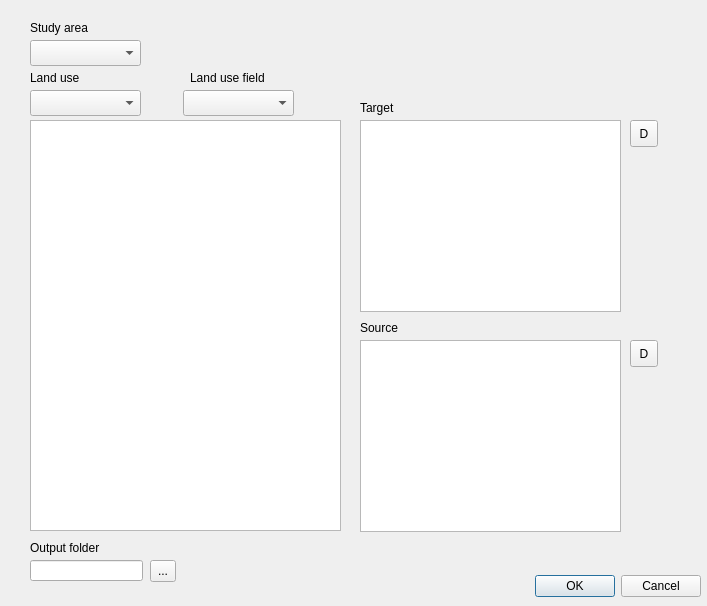
<?xml version="1.0" encoding="UTF-8"?>
<ui version="4.0">
 <class>MappingEcosystemServicesDialogBase</class>
 <widget class="QDialog" name="MappingEcosystemServicesDialogBase">
  <property name="geometry">
   <rect>
    <x>0</x>
    <y>0</y>
    <width>707</width>
    <height>606</height>
   </rect>
  </property>
  <property name="windowTitle">
   <string>Mapping Ecosystem Services</string>
  </property>
  <widget class="QDialogButtonBox" name="button_box">
   <property name="geometry">
    <rect>
     <x>360</x>
     <y>570</y>
     <width>341</width>
     <height>32</height>
    </rect>
   </property>
   <property name="orientation">
    <enum>Qt::Horizontal</enum>
   </property>
   <property name="standardButtons">
    <set>QDialogButtonBox::Cancel|QDialogButtonBox::Ok</set>
   </property>
  </widget>
  <widget class="QTableWidget" name="source">
   <property name="geometry">
    <rect>
     <x>360</x>
     <y>340</y>
     <width>261</width>
     <height>192</height>
    </rect>
   </property>
   <property name="dragEnabled">
    <bool>true</bool>
   </property>
   <property name="dragDropMode">
    <enum>QAbstractItemView::DropOnly</enum>
   </property>
   <property name="defaultDropAction">
    <enum>Qt::CopyAction</enum>
   </property>
   <property name="selectionBehavior">
    <enum>QAbstractItemView::SelectRows</enum>
   </property>
   <attribute name="horizontalHeaderVisible">
    <bool>true</bool>
   </attribute>
   <attribute name="verticalHeaderVisible">
    <bool>false</bool>
   </attribute>
  </widget>
  <widget class="QTableWidget" name="target">
   <property name="geometry">
    <rect>
     <x>360</x>
     <y>120</y>
     <width>261</width>
     <height>192</height>
    </rect>
   </property>
   <property name="dragEnabled">
    <bool>true</bool>
   </property>
   <property name="dragDropMode">
    <enum>QAbstractItemView::DropOnly</enum>
   </property>
   <property name="defaultDropAction">
    <enum>Qt::CopyAction</enum>
   </property>
   <property name="selectionBehavior">
    <enum>QAbstractItemView::SelectRows</enum>
   </property>
   <property name="showGrid">
    <bool>false</bool>
   </property>
   <attribute name="horizontalHeaderVisible">
    <bool>false</bool>
   </attribute>
   <attribute name="horizontalHeaderDefaultSectionSize">
    <number>261</number>
   </attribute>
   <attribute name="horizontalHeaderHighlightSections">
    <bool>false</bool>
   </attribute>
   <attribute name="verticalHeaderVisible">
    <bool>false</bool>
   </attribute>
   <attribute name="verticalHeaderHighlightSections">
    <bool>false</bool>
   </attribute>
  </widget>
  <widget class="QListWidget" name="origin">
   <property name="geometry">
    <rect>
     <x>30</x>
     <y>120</y>
     <width>311</width>
     <height>411</height>
    </rect>
   </property>
   <property name="dragEnabled">
    <bool>true</bool>
   </property>
   <property name="dragDropOverwriteMode">
    <bool>true</bool>
   </property>
   <property name="dragDropMode">
    <enum>QAbstractItemView::DragOnly</enum>
   </property>
   <property name="selectionMode">
    <enum>QAbstractItemView::ExtendedSelection</enum>
   </property>
  </widget>
  <widget class="QLabel" name="landUseInputLabel">
   <property name="geometry">
    <rect>
     <x>30</x>
     <y>70</y>
     <width>121</width>
     <height>16</height>
    </rect>
   </property>
   <property name="text">
    <string>Land use</string>
   </property>
  </widget>
  <widget class="QLabel" name="studyAreaInputLabel">
   <property name="geometry">
    <rect>
     <x>30</x>
     <y>20</y>
     <width>121</width>
     <height>16</height>
    </rect>
   </property>
   <property name="text">
    <string>Study area</string>
   </property>
  </widget>
  <widget class="QToolButton" name="toolButton_3">
   <property name="geometry">
    <rect>
     <x>150</x>
     <y>560</y>
     <width>26</width>
     <height>22</height>
    </rect>
   </property>
   <property name="text">
    <string>...</string>
   </property>
  </widget>
  <widget class="QLineEdit" name="outputFolder">
   <property name="geometry">
    <rect>
     <x>30</x>
     <y>560</y>
     <width>113</width>
     <height>21</height>
    </rect>
   </property>
   <property name="text">
    <string/>
   </property>
  </widget>
  <widget class="QLabel" name="outputFolderInputLabel">
   <property name="geometry">
    <rect>
     <x>30</x>
     <y>540</y>
     <width>121</width>
     <height>16</height>
    </rect>
   </property>
   <property name="text">
    <string>Output folder</string>
   </property>
  </widget>
  <widget class="QLabel" name="targetLabel">
   <property name="geometry">
    <rect>
     <x>360</x>
     <y>100</y>
     <width>121</width>
     <height>16</height>
    </rect>
   </property>
   <property name="text">
    <string>Target</string>
   </property>
  </widget>
  <widget class="QLabel" name="sourceLabel">
   <property name="geometry">
    <rect>
     <x>360</x>
     <y>320</y>
     <width>121</width>
     <height>16</height>
    </rect>
   </property>
   <property name="text">
    <string>Source</string>
   </property>
  </widget>
  <widget class="QLabel" name="landUseFieldLabel">
   <property name="geometry">
    <rect>
     <x>190</x>
     <y>70</y>
     <width>121</width>
     <height>16</height>
    </rect>
   </property>
   <property name="text">
    <string>Land use field</string>
   </property>
  </widget>
  <widget class="QToolButton" name="targetDeleteButton">
   <property name="geometry">
    <rect>
     <x>630</x>
     <y>120</y>
     <width>28</width>
     <height>27</height>
    </rect>
   </property>
   <property name="text">
    <string>D</string>
   </property>
   <property name="iconSize">
    <size>
     <width>20</width>
     <height>20</height>
    </size>
   </property>
   <property name="checkable">
    <bool>false</bool>
   </property>
  </widget>
  <widget class="QToolButton" name="sourceDeleteButton">
   <property name="geometry">
    <rect>
     <x>630</x>
     <y>340</y>
     <width>28</width>
     <height>27</height>
    </rect>
   </property>
   <property name="text">
    <string>D</string>
   </property>
   <property name="iconSize">
    <size>
     <width>20</width>
     <height>20</height>
    </size>
   </property>
   <property name="checkable">
    <bool>false</bool>
   </property>
  </widget>
  <widget class="QComboBox" name="studyAreaLayerQbox">
   <property name="geometry">
    <rect>
     <x>30</x>
     <y>40</y>
     <width>111</width>
     <height>26</height>
    </rect>
   </property>
  </widget>
  <widget class="QComboBox" name="landUseLayerQbox">
   <property name="geometry">
    <rect>
     <x>30</x>
     <y>90</y>
     <width>111</width>
     <height>26</height>
    </rect>
   </property>
  </widget>
  <widget class="QComboBox" name="landUseFieldQbox">
   <property name="geometry">
    <rect>
     <x>183</x>
     <y>90</y>
     <width>111</width>
     <height>26</height>
    </rect>
   </property>
  </widget>
 </widget>
 <resources/>
 <connections>
  <connection>
   <sender>button_box</sender>
   <signal>accepted()</signal>
   <receiver>MappingEcosystemServicesDialogBase</receiver>
   <slot>accept()</slot>
   <hints>
    <hint type="sourcelabel">
     <x>20</x>
     <y>20</y>
    </hint>
    <hint type="destinationlabel">
     <x>20</x>
     <y>20</y>
    </hint>
   </hints>
  </connection>
  <connection>
   <sender>button_box</sender>
   <signal>rejected()</signal>
   <receiver>MappingEcosystemServicesDialogBase</receiver>
   <slot>reject()</slot>
   <hints>
    <hint type="sourcelabel">
     <x>20</x>
     <y>20</y>
    </hint>
    <hint type="destinationlabel">
     <x>20</x>
     <y>20</y>
    </hint>
   </hints>
  </connection>
 </connections>
</ui>
